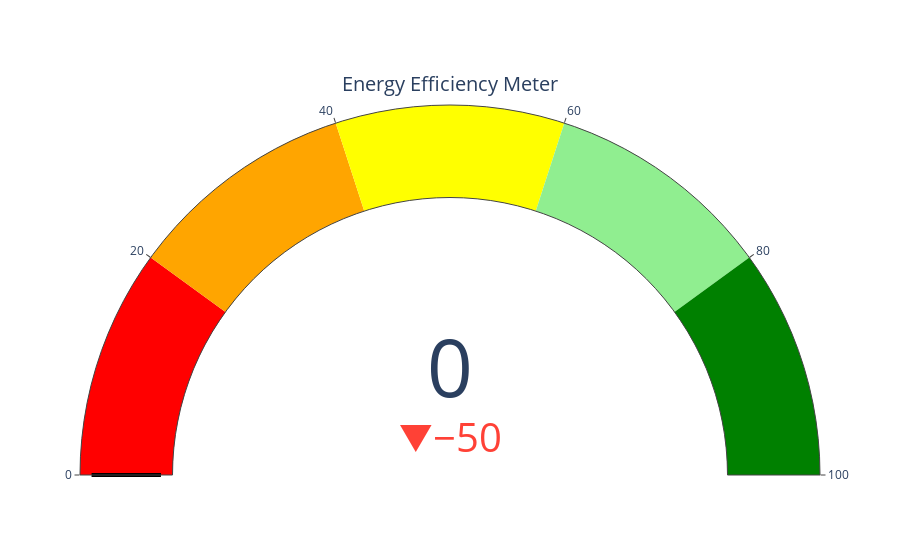

The cell this chart's notebook holds for it:
### Markdown cell above
### Energy Gauge Chart Using Plotly

### Code cell
# Create the gauge chart
fig = go.Figure(go.Indicator(
    domain = {'x': [0, 1], 'y': [0, 1]},
    value = pct_saved,
    mode = "gauge+number+delta",
    title = {'text': "Energy Efficiency Meter"},
    delta = {'reference': 50},  # You can set a reference point
    gauge = {
        'axis': {'range': [None, 100]},
        'bar': {'color': "darkgray"},
        'steps': [
            {'range': [0, 20], 'color': "red"},      # G - least saved
            {'range': [20, 40], 'color': "orange"},  # F
            {'range': [40, 60], 'color': "yellow"},  # E, D
            {'range': [60, 80], 'color': "lightgreen"}, # C, B
            {'range': [80, 100], 'color': "green"}   # A - most saved
        ],
        'threshold': {
            'line': {'color': "black", 'width': 4},
            'thickness': 0.75,
            'value': pct_saved
        }
    }
))

fig.show()

### Figure 1 — Plotly figure (JSON) as saved in the notebook; plotly's stock layout.template omitted (floating-point values rounded to 4 significant figures)
{"data": [{"delta": {"reference": 50}, "domain": {"x": [0, 1], "y": [0, 1]}, "gauge": {"axis": {"range": [null, 100]}, "bar": {"color": "darkgray"}, "steps": [{"color": "red", "range": [0, 20]}, {"color": "orange", "range": [20, 40]}, {"color": "yellow", "range": [40, 60]}, {"color": "lightgreen", "range": [60, 80]}, {"color": "green", "range": [80, 100]}], "threshold": {"line": {"color": "black", "width": 4}, "thickness": 0.75, "value": 0}}, "mode": "gauge+number+delta", "title": {"text": "Energy Efficiency Meter"}, "type": "indicator", "value": 0}], "layout": {}}
